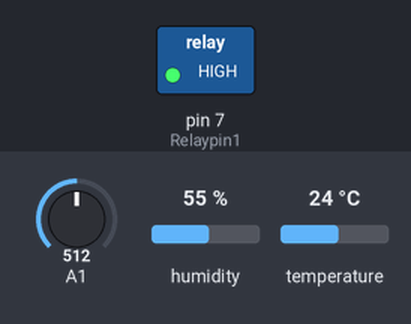
Simulated run of this sketch. Board: Arduino Uno, built with avr-gcc and run on an emulated ATmega328P. Parts: switched loads named in the sketch (green lamp = pin HIGH). Inputs (shaded band) come from the test bench; at power-on: temperature 24 °C, A1 = 512, humidity 55 %. The local clock reads 2024-03-15 10:24:30 at power-on unless the sketch sets it; what the sketch prints to the serial monitor is not drawn.

Above: at 2.3 s.
2.4 s: temperature set to 26.4 °C
4.5 s: temperature set to 27.8 °C
At 6.7 s:
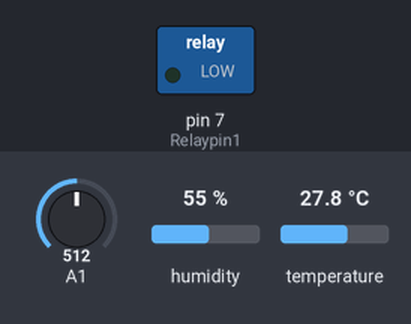
7.5 s: temperature set to 12 °C
At 9.4 s:
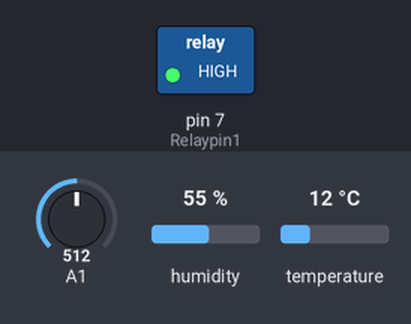
10.5 s: temperature set to 28 °C
At 13.3 s:
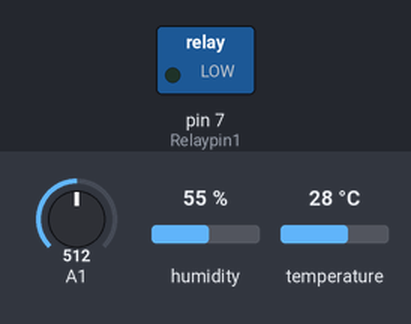
Timing chart, 0 to 14.5 s (numbered marks = the images above; inputs shaded):
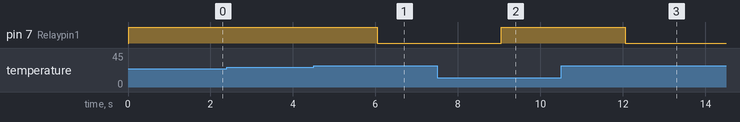

Measured:
- the behaviour switches between 26.9 and 27 °C on temperature (found by bisection; images 0 and 1)
- after the input at 2.4 s, every drawn part: stays the same
- after the input at 4.5 s, pin 7 (Relaypin1): HIGH → LOW after 1.5 s
- after the input at 7.5 s, pin 7 (Relaypin1): LOW → HIGH after 1.6 s
- after the input at 10.5 s, pin 7 (Relaypin1): HIGH → LOW after 1.6 s

The sketch:

Relay_DHT_RTC_Soil.ino
```cpp
#include <DHT.h>
#include <ThreeWire.h>
#include <RtcDS1302.h>
#define DHTPIN 2
#define DHTTYPE DHT22

ThreeWire myWire(15,16,14); // DAT, CLK, RST
RtcDS1302<ThreeWire> Rtc(myWire);

int Relaypin1 = 7;
DHT dht(DHTPIN, DHTTYPE);

void setup() {
  Serial.begin(57600);
  pinMode(Relaypin1, OUTPUT);

  //컴파일 시점의 날짜(__DATE__)와 시간(__TIME__)을 시리얼모니터에 표시
  Serial.print("compiled: ");
  Serial.print(__DATE__);
  Serial.println(__TIME__);

  //RTC 모듈 라이브러리 시작
  Rtc.Begin();

  //RTCDateTime 클래스 생성(컴파일된 시간으로 설정)
  RtcDateTime compiled = RtcDateTime(__DATE__, __TIME__);
  printDateTime(compiled);
  Serial.println();

  //RTC모듈에 쓰기 금지 모드인지 확인
  if (Rtc.GetIsWriteProtected())
  {
    Serial.println("RTC was write protected, enabling writing now");
    //쓰기 금지 모드이면 해제
    Rtc.SetIsWriteProtected(false);
  }
  //RTC 모듈이 동작중이 아니라면
  if (!Rtc.GetIsRunning())
  {
    Serial.println("RTC was not actively running, starting now");
    //시작
    Rtc.SetIsRunning(true);
  }

  // RTC 모듈의 현재 시간 얻기
  RtcDateTime now = Rtc.GetDateTime();

  //RTC 모듈하고 위에 만든 RTC클래스(컴파일된 시간을 가지고 있는)와 비교해서
  //RTC 시간이 더 늦다면..
  if (now < compiled)
  {
    //RTC가 컴파일 시간보다 느려!(시간을 갱신한다.)
    Serial.println("RTC is older than compile time!  (Updating DateTime)");
    //컴파일 시간을 RTC 모듈에 적용
    Rtc.SetDateTime(compiled);
  }

  //RTC 모듈이 컴파일한 시간보다 빠르다면
  else if (now > compiled)
  {
    //RTC가 캄파일 시간보다 더 새것이다(그치 이래야지!!!)
    Serial.println("RTC is newer than compile time. (this is expected)");
  }

  //RTC와 컴파일한 시간이 같다면.
  else if (now == compiled)
  {
    //RTC와 컴파일 시간이 같다.
    Serial.println("RTC is the same as compile time! (not expected but all is fine)");
  }
}

void loop() {
  //RTC 모듈의 현재 시간 얻기
  RtcDateTime now = Rtc.GetDateTime();

  //시리얼 모니터에 출력
  printDateTime(now);
  Serial.println();

  int h = dht.readHumidity();
  int t = dht.readTemperature();
  Serial.print("습도: ");
  Serial.println(h);
  Serial.print("온도: ");
  Serial.println(t);

  digitalWrite(Relaypin1, HIGH);

  if(t > 26){
    digitalWrite(Relaypin1, LOW);
  }

  int Soil_moisture = analogRead(A1);
  Serial.print("토양습도: ");
  Serial.println(Soil_moisture);
  Serial.println();
  delay(1500);
}

#define countof(a) (sizeof(a) / sizeof(a[0]))

void printDateTime(const RtcDateTime& dt)
{
  char datestring[20];

  snprintf_P(datestring,
          countof(datestring),
           PSTR("%02u/%02u/%04u %02u:%02u:%02u"),
           dt.Month(),
           dt.Day(),
           dt.Year(),
           dt.Hour(),
           dt.Minute(),
           dt.Second() );
  Serial.print(datestring);
}
```
